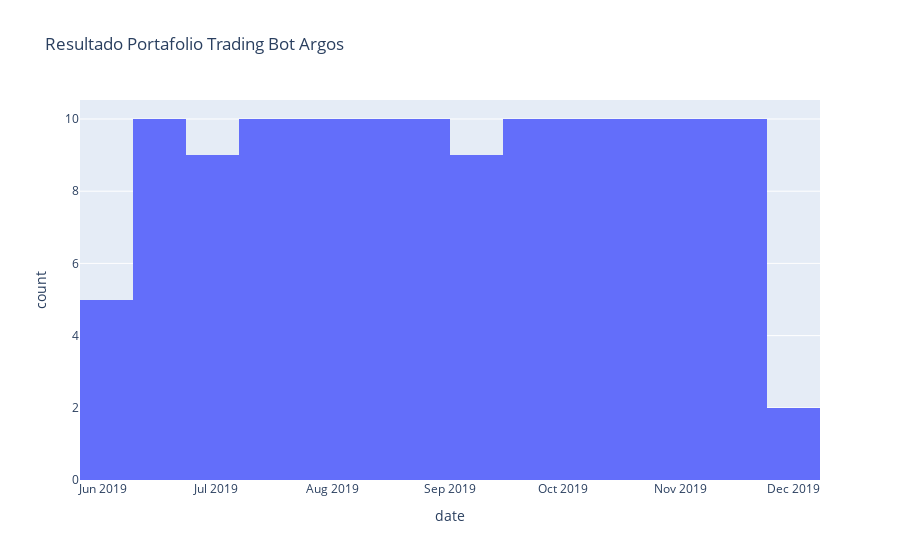

The notebook cell this image was saved under:
### Code cell
fig = px.histogram(
  data_frame=df_actions_a2c_plot,
  x = "date",
  
  title = "Resultado Portafolio Trading Bot Argos"
)
fig.show()
